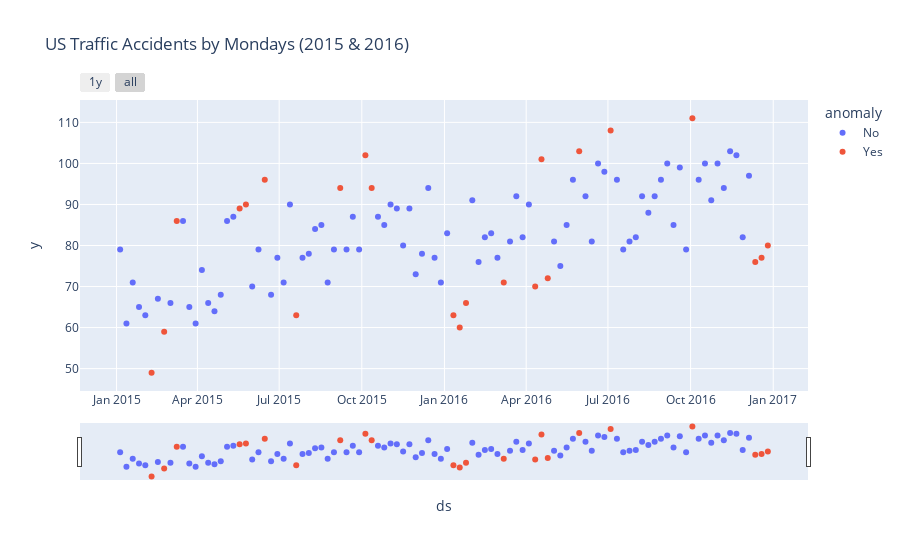

Here is the notebook cell this chart was saved with:
### Markdown cell above
In this interactive graph, which I drew using "plotly", I showed the anomalies in the number of accidents on Mondays from January 2015 to December 2016. "9 March 2015" is shown as anomaly, but "2 Novermber 2015", "14 March 2016" and "7 November 2016" are not shown as anomalies.

### Code cell
#visualize the anomaly data
fig = px.scatter(anomaly_df.reset_index(), x='ds', y='y', color='anomaly', title='US Traffic Accidents by Mondays (2015 & 2016)')
#slider
fig.update_xaxes(
    rangeslider_visible = True,
    rangeselector = dict(
        buttons = list([
              dict(count=1, label='1y', step="year", stepmode="backward"),
              dict(step="all")
        ])
    )
)
fig.show()

### Figure 1 — Plotly figure (JSON) as saved in the notebook; plotly's stock layout.template omitted (floating-point values rounded to 4 significant figures)
{"data": [{"hovertemplate": "anomaly=No<br>ds=%{x}<br>y=%{y}<extra></extra>", "legendgroup": "No", "marker": {"color": "#636efa", "symbol": "circle"}, "mode": "markers", "name": "No", "orientation": "v", "showlegend": true, "type": "scatter", "x": ["2015-01-05T00:00:00", "2015-01-12T00:00:00", "2015-01-19T00:00:00", "2015-01-26T00:00:00", "2015-02-02T00:00:00", "2015-02-16T00:00:00", "2015-03-02T00:00:00", "2015-03-16T00:00:00", "2015-03-23T00:00:00", "2015-03-30T00:00:00", "2015-04-06T00:00:00", "2015-04-13T00:00:00", "2015-04-20T00:00:00", "2015-04-27T00:00:00", "2015-05-04T00:00:00", "2015-05-11T00:00:00", "2015-06-01T00:00:00", "2015-06-08T00:00:00", "2015-06-22T00:00:00", "2015-06-29T00:00:00", "2015-07-06T00:00:00", "2015-07-13T00:00:00", "2015-07-27T00:00:00", "2015-08-03T00:00:00", "2015-08-10T00:00:00", "2015-08-17T00:00:00", "2015-08-24T00:00:00", "2015-08-31T00:00:00", "2015-09-14T00:00:00", "2015-09-21T00:00:00", "2015-09-28T00:00:00", "2015-10-19T00:00:00", "2015-10-26T00:00:00", "2015-11-02T00:00:00", "2015-11-09T00:00:00", "2015-11-16T00:00:00", "2015-11-23T00:00:00", "2015-11-30T00:00:00", "2015-12-07T00:00:00", "2015-12-14T00:00:00", "2015-12-21T00:00:00", "2015-12-28T00:00:00", "2016-01-04T00:00:00", "2016-02-01T00:00:00", "2016-02-08T00:00:00", "2016-02-15T00:00:00", "2016-02-22T00:00:00", "2016-02-29T00:00:00", "2016-03-14T00:00:00", "2016-03-21T00:00:00", "2016-03-28T00:00:00", "2016-04-04T00:00:00", "2016-05-02T00:00:00", "2016-05-09T00:00:00", "2016-05-16T00:00:00", "2016-05-23T00:00:00", "2016-06-06T00:00:00", "2016-06-13T00:00:00", "2016-06-20T00:00:00", "2016-06-27T00:00:00", "2016-07-11T00:00:00", "2016-07-18T00:00:00", "2016-07-25T00:00:00", "2016-08-01T00:00:00", "2016-08-08T00:00:00", "2016-08-15T00:00:00", "2016-08-22T00:00:00", "2016-08-29T00:00:00", "2016-09-05T00:00:00", "2016-09-12T00:00:00", "2016-09-19T00:00:00", "2016-09-26T00:00:00", "2016-10-10T00:00:00", "2016-10-17T00:00:00", "2016-10-24T00:00:00", "2016-10-31T00:00:00", "2016-11-07T00:00:00", "2016-11-14T00:00:00", "2016-11-21T00:00:00", "2016-11-28T00:00:00", "2016-12-05T00:00:00"], "xaxis": "x", "y": [79, 61, 71, 65, 63, 67, 66, 86, 65, 61, 74, 66, 64, 68, 86, 87, 70, 79, 68, 77, 71, 90, 77, 78, 84, 85, 71, 79, 79, 87, 79, 87, 85, 90, 89, 80, 89, 73, 78, 94, 77, 71, 83, 91, 76, 82, 83, 77, 81, 92, 82, 90, 81, 75, 85, 96, 92, 81, 100, 98, 96, 79, 81, 82, 92, 88, 92, 96, 100, 85, 99, 79, 96, 100, 91, 100, 94, 103, 102, 82, 97], "yaxis": "y"}, {"hovertemplate": "anomaly=Yes<br>ds=%{x}<br>y=%{y}<extra></extra>", "legendgroup": "Yes", "marker": {"color": "#EF553B", "symbol": "circle"}, "mode": "markers", "name": "Yes", "orientation": "v", "showlegend": true, "type": "scatter", "x": ["2015-02-09T00:00:00", "2015-02-23T00:00:00", "2015-03-09T00:00:00", "2015-05-18T00:00:00", "2015-05-25T00:00:00", "2015-06-15T00:00:00", "2015-07-20T00:00:00", "2015-09-07T00:00:00", "2015-10-05T00:00:00", "2015-10-12T00:00:00", "2016-01-11T00:00:00", "2016-01-18T00:00:00", "2016-01-25T00:00:00", "2016-03-07T00:00:00", "2016-04-11T00:00:00", "2016-04-18T00:00:00", "2016-04-25T00:00:00", "2016-05-30T00:00:00", "2016-07-04T00:00:00", "2016-10-03T00:00:00", "2016-12-12T00:00:00", "2016-12-19T00:00:00", "2016-12-26T00:00:00"], "xaxis": "x", "y": [49, 59, 86, 89, 90, 96, 63, 94, 102, 94, 63, 60, 66, 71, 70, 101, 72, 103, 108, 111, 76, 77, 80], "yaxis": "y"}], "layout": {"legend": {"title": {"text": "anomaly"}, "tracegroupgap": 0}, "title": {"text": "US Traffic Accidents by Mondays (2015 & 2016)"}, "xaxis": {"anchor": "y", "domain": [0, 1], "rangeselector": {"buttons": [{"count": 1, "label": "1y", "step": "year", "stepmode": "backward"}, {"step": "all"}]}, "rangeslider": {"visible": true}, "title": {"text": "ds"}}, "yaxis": {"anchor": "x", "domain": [0, 1], "title": {"text": "y"}}}}
